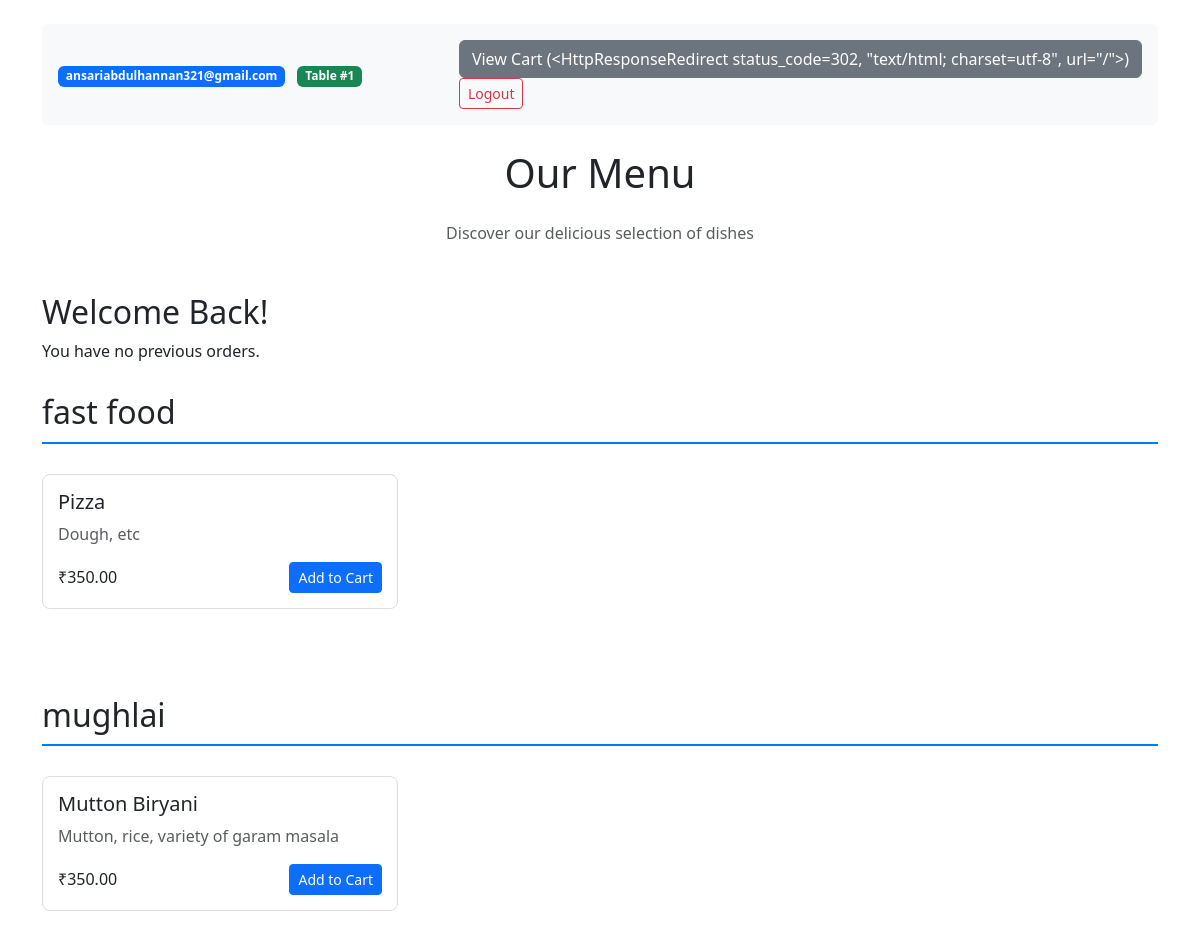
Screenshot of / (signed in) with the database file from the repository.
### food_items/models.py (models this page shows, shortened)
class Category(models.Model):
    name = models.CharField(max_length=100)
    class Meta:
        verbose_name_plural = "Categories"

class FoodItem(models.Model):
    name = models.CharField(max_length=100)
    price = models.DecimalField(max_digits=10, decimal_places=2)
    description = models.TextField(blank=True, null=True)
    category = models.ForeignKey(Category, on_delete=models.CASCADE)
    is_vegetarian = models.BooleanField(default=False)
    stock_quantity = models.IntegerField()

### food_items/views.py (the view)
# urls.py: path('', views.menu, name='menu'),
@login_required
def menu(request):
    categories = Category.objects.all()
    food_items = FoodItem.objects.select_related('category').all()
    menu_by_category = {}
    for category in categories:
        menu_by_category[category] = FoodItem.objects.filter(category=category)
    profile, created = UserProfile.objects.get_or_create(
        user=request.user,
        defaults={'current_table': request.session.get('table_number')}
    )
    context = {
        'menu_by_category': menu_by_category,
        'user_email': request.user.email,
        'table_number': profile.current_table,
        'cart_count': get_cart_count(request),
        'is_staff': request.user.is_staff,
        'is_superuser': request.user.is_superuser
    }
    return render(request, 'menu.html', context)

### food_items/views.py (called while the page is built)
def get_cart_count(request):
    if request.headers.get('X-Requested-With') == '':
        cart = request.session.get('cart', {})
        count = sum(cart.values())
        return JsonResponse({'cart_count': count})
    return redirect('menu')

### food_items/templates/menu.html (shortened to what this page needs)
{% load static %}
<!DOCTYPE html>
<html lang="en">
<head>
    <link href="https://cdn.jsdelivr.net/npm/bootstrap@5.3.2/dist/css/bootstrap.min.css" rel="stylesheet">
    <link href="https://cdn.jsdelivr.net/npm/bootstrap-icons@1.11.1/font/bootstrap-icons.css" rel="stylesheet">
</head>
<body>
    <div class="container mt-4">
        <div class="bg-light p-3 rounded mb-4">
            <div class="d-flex justify-content-between align-items-center">
                <div>
                    <span class="badge bg-primary">{{ user_email }}</span>
                    <span class="badge bg-success ms-2">Table #{{ table_number }}</span>
                </div>
                <div>
                    <div class="cart">
                        <a href="{% url 'view_cart' %}" class="btn btn-secondary">
                            View Cart ({{ cart_count }})
                        </a>
                    </div>
                    <a href="{% url 'logout' %}" class="btn btn-outline-danger btn-sm">Logout</a>
                </div>
            </div>
        </div>
        <h1 class="text-center mb-4">Our Menu</h1>
        <p class="text-center text-muted mb-5">Discover our delicious selection of dishes</p>
        <h2>Welcome Back!</h2>
        {% if previous_orders %}
            <h4>Your Previous Orders:</h4>
            <ul>
                {% for order in previous_orders %}
                    <li>
                        {{ order.food_item.name }} (x{{ order.quantity }}) - Ordered on {{ order.order_date|date:"F j, Y" }}
                        <form method="post" action="{% url 'add_to_cart' order.food_item.id %}" class="d-inline">
                            {% csrf_token %}
                            <button type="submit" class="btn btn-secondary btn-sm">Order Again</button>
                        </form>
                    </li>
                {% endfor %}
            </ul>
        {% else %}
            <p>You have no previous orders.</p>
        {% endif %}
        {% for category, items in menu_by_category.items %}
            {% if items %}
                <h2 class="category-title">{{ category.name }}</h2>
                <div class="row mb-5">
                    {% for item in items %}
                        <div class="col-md-4 mb-4">
                            <div class="menu-item">
                                <h5>{{ item.name }}</h5>
                                <p class="text-muted">{{ item.description }}</p>
                                <div class="d-flex justify-content-between align-items-center">
                                    <span class="h6 mb-0">₹{{ item.price }}</span>
                                    <form method="post" action="{% url 'add_to_cart' item.id %}" class="d-inline">
                                        <button type="submit" class="btn btn-primary btn-sm">Add to Cart</button>
                                    </form>
                                </div>
                            </div>
                        </div>
                    {% endfor %}
                </div>
            {% endif %}
        {% endfor %}
    </div>
</body>
</html>

### food_items/templates/menu.html (style rules this page uses)
.menu-item { border: 1px solid #ddd; padding: 15px; margin-bottom: 15px; border-radius: 8px; transition: transform 0.2s; }
.category-title { margin: 30px 0; padding-bottom: 10px; border-bottom: 2px solid #007bff; }

### rows the page displays
Category: name "fast food"
FoodItem: name "Pizza", description "Dough, etc", price "350.00"
Category: name "mughlai"
FoodItem: name "Mutton Biryani", description "Mutton, rice, variety of garam masala", price "350.00"

### other values shown
{{ user_email }} "ansariabdulhannan321@gmail.com"
{{ table_number }} "1"
{{ cart_count }} "<HttpResponseRedirect status_code=302, \"text/html; charset=utf-8\", url=\"/\">"
